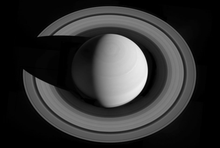
%> input picture p3/data/denoising/saturn.png, 220 x 148 px, shrunk from 378 x 254 before the run
$ octave evalDenoising.m   (GNU Octave 9; MATLAB toolbox functions it lacks are replaced by stand-ins)
%> lines starting %> are read from the running program, lines starting %| are printed output that depends on the picture
% Entry code for evaluating demosaicing algorithms
% The code loops over all images and methods, computes the error and
% displays them in a table.
%
%
% This code is part of:
%
%   CMPSCI 670: Computer Vision
%   University of Massachusetts, Amherst
%   Instructor: Subhransu Maji
%
% Load images
im = im2double(imread('../data/denoising/saturn.png'));
%> im: size 148x220 double; min 0, max 0.969, mean 0.19
noise1 = im2double(imread('../data/denoising/saturn-noise1g.png'));
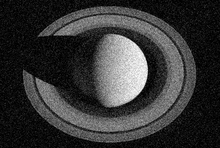
%> input picture p3/data/denoising/saturn-noise1g.png, 220 x 148 px, shrunk from 378 x 254 before the run
%> noise1: size 148x220 double; min 0, max 0.996, mean 0.21
noise2 = im2double(imread('../data/denoising/saturn-noise1sp.png'));
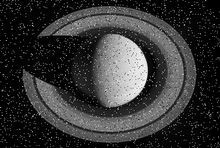
%> input picture p3/data/denoising/saturn-noise1sp.png, 220 x 148 px, shrunk from 378 x 254 before the run
%> noise2: size 148x220 double; min 0, max 1, mean 0.209
noise3 = im2double(imread('../data/denoising/saturn-noise2g.png'));
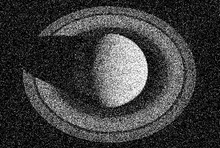
%> input picture p3/data/denoising/saturn-noise2g.png, 220 x 148 px, shrunk from 378 x 254 before the run
%> noise3: size 148x220 double; min 0, max 1, mean 0.239
noise4 = im2double(imread('../data/denoising/saturn-noise2sp.png'));
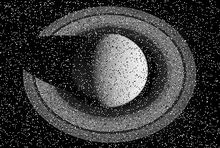
%> input picture p3/data/denoising/saturn-noise2sp.png, 220 x 148 px, shrunk from 378 x 254 before the run
%> noise4: size 148x220 double; min 0, max 1, mean 0.226

error1 = sum(sum((im - noise1).^2));
%> error1 = 79.14
error2 = sum(sum((im - noise2).^2));
%> error2 = 190.9
error3 = sum(sum((im - noise3).^2));
%> error3 = 379.8
error4 = sum(sum((im - noise4).^2));
%> error4 = 386.4
currNoise = noise1;
% fprintf('Input, Errors: %.2f %.2f %.2f %.2f\n', error1, error2,error3,error4);
% Display the images
figure(1);

%% Denoising algorithm (Gaussian filtering)
min_error = inf;
min_signma = 0;
result = 0;
for i = 0.5:0.1:5
    result_gaussian = imgaussfilt(currNoise,i);
    error = sum(sum((im - result_gaussian).^2));
    if(error < min_error)
        min_error = error;
        min_sigma = i;
        result = result_gaussian;
    end
end
%> this loop made 46 passes
%> (error, min_error) on passes 1 to 3: (52.93, 52.93), (48.02, 48.02), (47.92, 47.92)
%> error on passes 4 to 9: 49.86, 52.73, 55.96, 60.7, 64.86, 68.97
%> pass 3, `result_gaussian = imgaussfilt(currNoise,i);`:
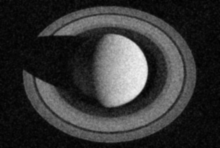
%> result_gaussian: size 148x220 double; min 0.00554, max 0.948, mean 0.21
%> after the loop, min_sigma = 0.7

subplot(3,3,1); imshow(im); title('Input');
subplot(3,3,2); imshow(currNoise);title(sprintf('Noisy Image1 error %.2f', error1));
subplot(3,3,3); imshow(result);title(sprintf('Gaussian %.2f', min_error));

fprintf('Gaussian  Errors and sigma: %.2f %.2f\n', min_error, min_sigma);
%| Gaussian  Errors and sigma: 47.92 0.70

%% Denoising algorithm (Median filtering)
min_error = inf;
min_i =0;
min_j =0;
result =0;
for i = 1:10
    for j = 1:10
    result_median = medfilt2(currNoise,[i j]);
    error = sum(sum((im - result_median).^2));
    if(error < min_error)
        min_error = error;
        min_i = i;
        min_j = j;
        result = result_median;
    end
    end
end
%> after the loop, min_error = 40.07; min_i = 3; min_j = 3

subplot(3,3,4); imshow(im); title('Input');
subplot(3,3,5); imshow(currNoise); title(sprintf('Noisy Image1 error %.2f', error1));
subplot(3,3,6); imshow(result);title(sprintf('Median filter %.2f', min_error));
fprintf('Median Filter  Errors and [i j]: %.2f %d %d\n', min_error, min_i,min_j);
%| Median Filter  Errors and [i j]: 40.07 3 3


%% Denoising alogirthm (Non-local means)
min_error = inf;
min_patchRadius = 0.0;
min_windowradius = 0.0;
result =0;
%> (the run ends here)
